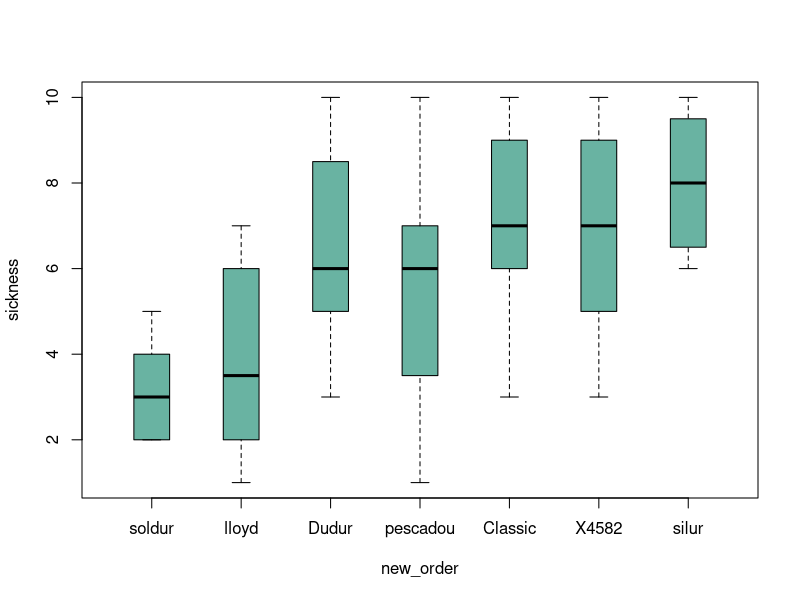
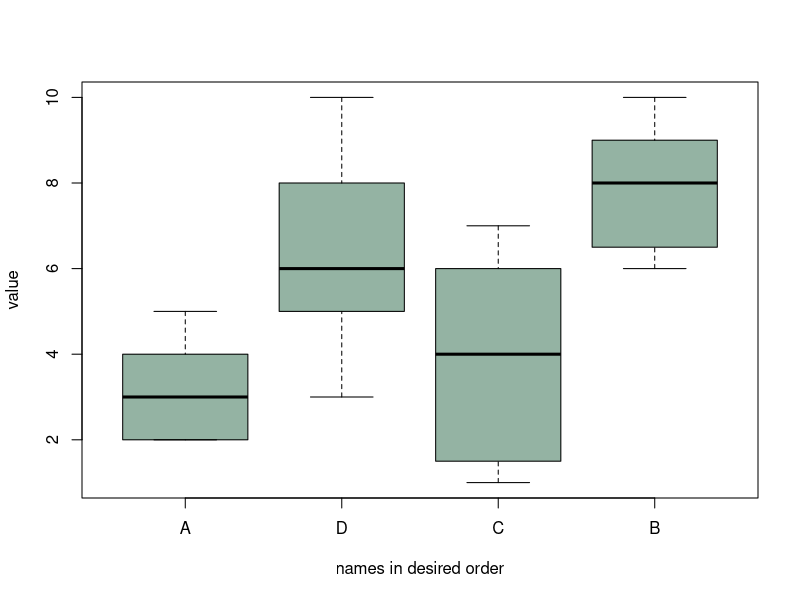
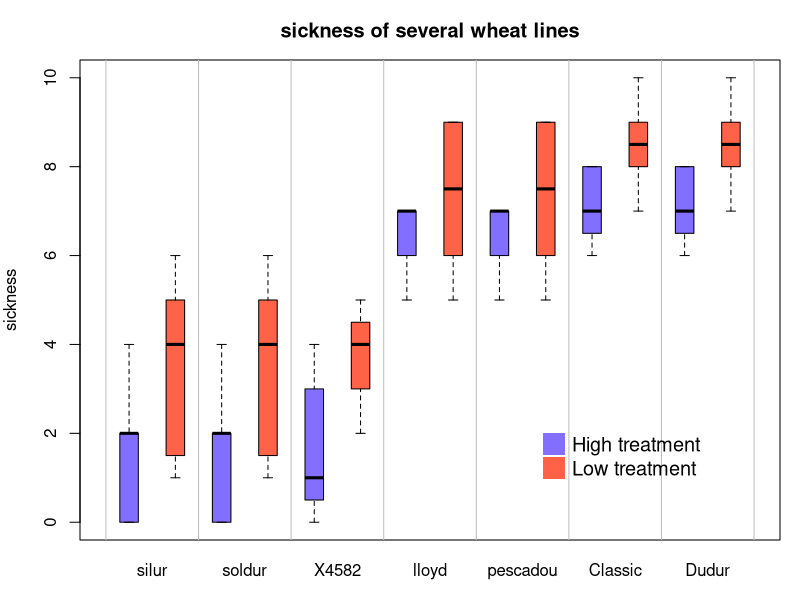

The R source for these figures, in order: (Note: this script raises an error after producing the figures.)
## ---- chunk 1
knitr::opts_chunk$set( warning=FALSE, message=FALSE)
## ---- chunk 2
# Create data : 7 varieties / 20 samples per variety / a numeric value for each sample
variety <- rep( c("soldur", "silur", "lloyd", "pescadou", "X4582", "Dudur", "Classic"), each=20)
note <- c( sample(2:5, 20 , replace=T) , sample(6:10, 20 , replace=T),
        sample(1:7, 30 , replace=T), sample(3:10, 70 , replace=T) )
data <- data.frame(variety, note)
 
# Create a vector named "new_order" containing the desired order, and ask to boxplot using this vector !
new_order <- with(data, reorder(variety , note, median , na.rm=T))
 
# And draw the boxplot
boxplot(data$note ~ new_order , ylab="sickness" , col="#69b3a2", boxwex=0.4 , main="")
## ---- chunk 3
#Creating data 
names <- c(rep("A", 20) , rep("B", 20) , rep("C", 20), rep("D", 20))
value <- c( sample(2:5, 20 , replace=T) , sample(6:10, 20 , replace=T), 
       sample(1:7, 20 , replace=T), sample(3:10, 20 , replace=T) )
data <- data.frame(names,value)
 
# Classic boxplot (A-B-C-D order)
# boxplot(data$value ~ data$names)
 
# I reorder the groups order : I change the order of the factor data$names
data$names <- factor(data$names , levels=c("A", "D", "C", "B"))
 
#The plot is now ordered !
boxplot(data$value ~ data$names , col=rgb(0.3,0.5,0.4,0.6) , ylab="value" , 
    xlab="names in desired order")
## ---- chunk 4
variety <- rep( c("soldur", "silur", "lloyd", "pescadou", "X4582", "Dudur", "Classic"), each=40)
treatment <- rep(c(rep("high" , 20) , rep("low" , 20)) , 7)
note <- c( rep(c(sample(0:4, 20 , replace=T) , sample(1:6, 20 , replace=T)),2), 
          rep(c(sample(5:7, 20 , replace=T), sample(5:9, 20 , replace=T)),2), 
          c(sample(0:4, 20 , replace=T) , sample(2:5, 20 , replace=T), 
          rep(c(sample(6:8, 20 , replace=T) , sample(7:10, 20 , replace=T)),2) ))
data=data.frame(variety, treatment ,  note)
 
# Reorder varieties (group) (mixing low and high treatments for the calculations)
new_order <- with(data, reorder(variety , note, mean , na.rm=T))
 
# Then I make the boxplot, asking to use the 2 factors : variety (in the good order) AND treatment :
par(mar=c(3,4,3,1))
myplot <- boxplot(note ~ treatment*new_order , data=data  , 
        boxwex=0.4 , ylab="sickness",
        main="sickness of several wheat lines" , 
        col=c("slateblue1" , "tomato") ,  
        xaxt="n")
 
# To add the label of x axis
my_names <- sapply(strsplit(myplot$names , '\\.') , function(x) x[[2]] )
my_names <- my_names[seq(1 , length(my_names) , 2)]
axis(1, 
     at = seq(1.5 , 14 , 2), 
     labels = my_names , 
     tick=FALSE , cex=0.3)

# Add the grey vertical lines
for(i in seq(0.5 , 20 , 2)){ 
  abline(v=i,lty=1, col="grey")
  }
 
# Add a legend
legend("bottomright", legend = c("High treatment", "Low treatment"), 
       col=c("slateblue1" , "tomato"),
       pch = 15, bty = "n", pt.cex = 3, cex = 1.2,  horiz = F, inset = c(0.1, 0.1))
## ---- chunk 5
htmltools::includeHTML("htmlChunkRelatedDistribution.html")
